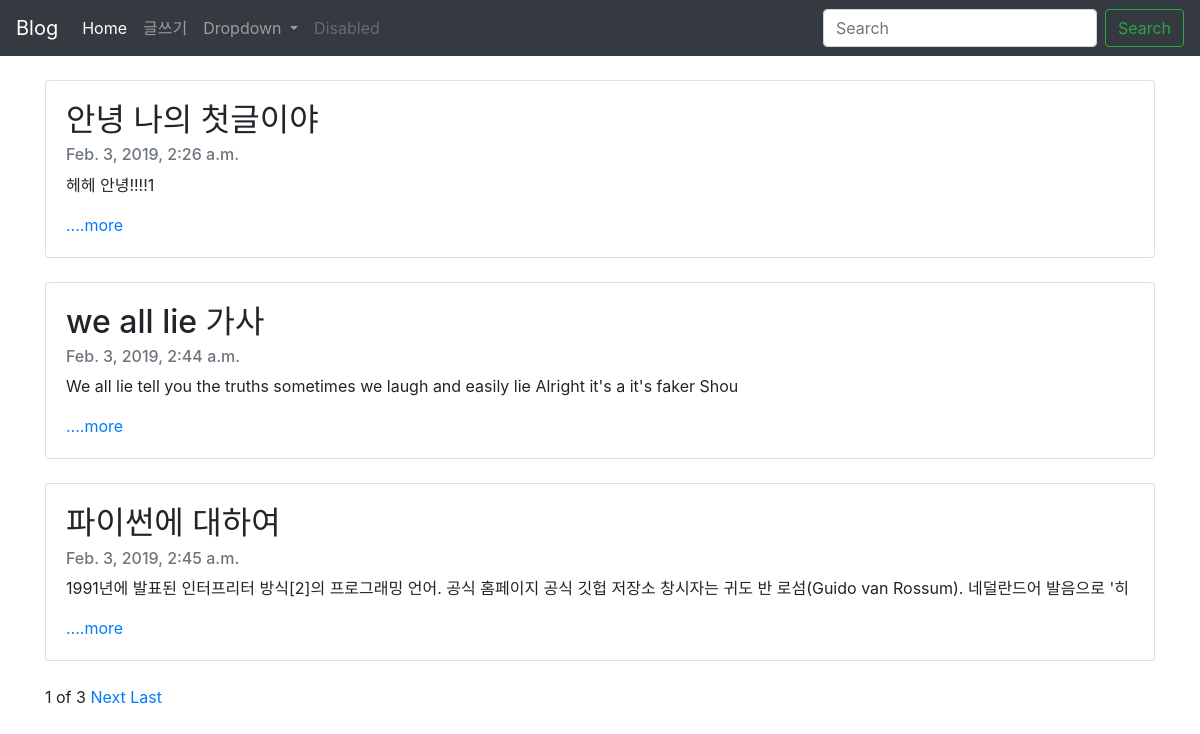
The page / on the database its author committed.
### blogapp/models.py (models this page shows, shortened)
class Blog(models.Model):
    title = models.CharField(max_length=200)
    pub_date = models.DateTimeField('date published')
    body = models.TextField()
    def summary(self):
        return self.body[:100]

### blogapp/views.py (the view)
# urls.py: path('', blogapp.views.home, name="home"),
def home(request):
    blogs = Blog.objects#blogs라는 변수에 객체목록을 저장 #쿼리셋
    blog_list = Blog.objects.all()
    paginator = Paginator(blog_list, 3)
    page = request.GET.get('page')#request된 페이지 번호가 이 page에 담긴것!
    posts = paginator.get_page(page)
    return render(request, 'home.html', {'blogs':blogs, 'posts':posts})#세번째 인자로 사전형객체로 blogs키값으로 blogs를 받는다.

### blogapp/templates/home.html (shortened to what this page needs)
{% extends 'base.html'%}
{% block contents %}
<br>
    {% for blog in posts %}
        <div class="container">
            <div class="card">
                <div class="card-body">
                    <h2 class="card-title">{{blog.title}}</h2>
                    <h6 class="card-subtitle mb-2 text-muted">{{blog.pub_date}}</h6>
                    <p class="card-text">{{blog.summary}}</p>
                    <a href="{% url 'detail' blog.id %}" class="card-link">....more</a>
                </div>
            </div><br>
        </div>
    {% endfor %}
    <div class="container">
    <span>{{posts.number}}</span>
    <span>of</span>
    <span>{{posts.paginator.num_pages}}</span>
    {% if posts.has_next %}
    <a href="?page={{posts.next_page_number}}">Next</a>
    <a href="?page={{posts.paginator.num_pages}}">Last</a>
    {% endif %}
    </div>
    {% endblock %}

### rows shown on the page
Blog: title "안녕 나의 첫글이야", pub_date "Feb. 3, 2019, 2:26 a.m.", summary "헤헤 안녕!!!!1"
Blog: title "we all lie 가사", pub_date "Feb. 3, 2019, 2:44 a.m.", summary "We all lie tell you the truths sometimes we laugh and easily lie Alright it's a it's faker Shou"
Blog: title "파이썬에 대하여", pub_date "Feb. 3, 2019, 2:45 a.m.", summary "1991년에 발표된 인터프리터 방식[2]의 프로그래밍 언어. 공식 홈페이지 공식 깃헙 저장소 창시자는 귀도 반 로섬(Guido van Rossum). 네덜란드어 발음으로 '히"

### other values the page prints
{{ posts.number }} "1"
{{ posts.paginator.num_pages }} "3"
